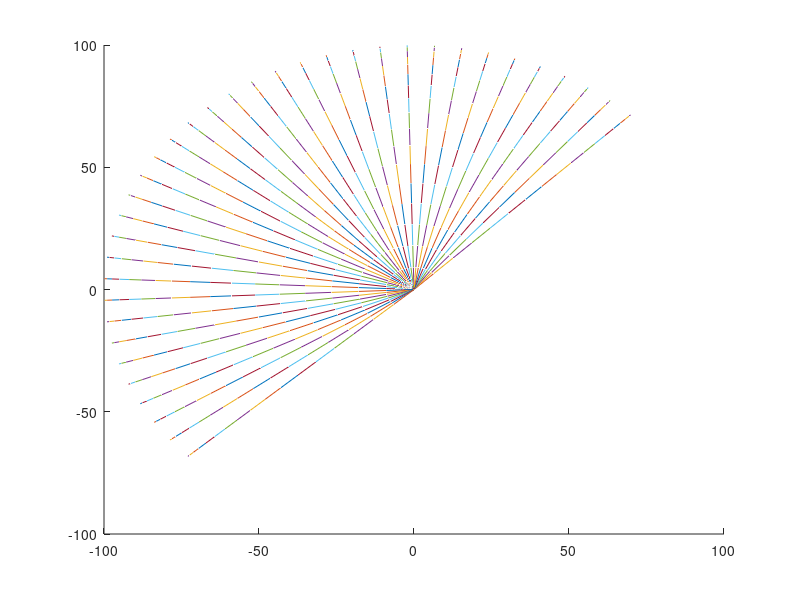

Source code (MATLAB):
theta=linspace(0, pi, 36);
phi = linspace(0, 2*pi, 72);
[x, y] = meshgrid(theta, phi);
r=100;
[x, y, z] = sph2cart(y, pi/2-x, r);

for i=1 : numel(x)
%   fprintf(1, '%f  %f %f \n', x(i), y(i), z(i));
  if x(i) < y(i)
    plot3([0,x(i)], [0,y(i)], [0,z(i)]);
  end
  hold on;
end

% surf(x, y, z);
% hold on;
% x.size();



